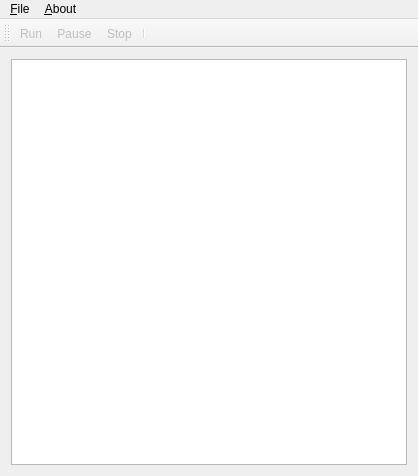
<?xml version="1.0" encoding="UTF-8"?>
<ui version="4.0">
 <class>MainWindow</class>
 <widget class="QMainWindow" name="MainWindow">
  <property name="geometry">
   <rect>
    <x>0</x>
    <y>0</y>
    <width>418</width>
    <height>476</height>
   </rect>
  </property>
  <property name="windowTitle">
   <string>AI simulator</string>
  </property>
  <widget class="QWidget" name="centralWidget">
   <layout class="QGridLayout" name="gridLayout">
    <item row="0" column="0" colspan="2">
     <widget class="QGraphicsView" name="graphicsView">
      <property name="focusPolicy">
       <enum>Qt::NoFocus</enum>
      </property>
     </widget>
    </item>
   </layout>
  </widget>
  <widget class="QMenuBar" name="menuBar">
   <property name="geometry">
    <rect>
     <x>0</x>
     <y>0</y>
     <width>418</width>
     <height>25</height>
    </rect>
   </property>
   <widget class="QMenu" name="menu_File">
    <property name="title">
     <string>&amp;File</string>
    </property>
    <addaction name="action_Open_map"/>
    <addaction name="separator"/>
    <addaction name="action_Exit"/>
   </widget>
   <widget class="QMenu" name="menu_About">
    <property name="title">
     <string>&amp;About</string>
    </property>
    <addaction name="actionAbout_Program"/>
   </widget>
   <addaction name="menu_File"/>
   <addaction name="menu_About"/>
  </widget>
  <widget class="QToolBar" name="toolBar">
   <property name="windowTitle">
    <string>toolBar</string>
   </property>
   <attribute name="toolBarArea">
    <enum>TopToolBarArea</enum>
   </attribute>
   <attribute name="toolBarBreak">
    <bool>false</bool>
   </attribute>
   <addaction name="actionRun"/>
   <addaction name="actionPause"/>
   <addaction name="actionStop"/>
   <addaction name="separator"/>
  </widget>
  <action name="action_Open_map">
   <property name="text">
    <string>&amp;Open map</string>
   </property>
   <property name="shortcut">
    <string>Ctrl+O</string>
   </property>
  </action>
  <action name="action_Exit">
   <property name="text">
    <string>&amp;Exit</string>
   </property>
   <property name="shortcut">
    <string>Ctrl+E</string>
   </property>
  </action>
  <action name="actionAbout_Program">
   <property name="text">
    <string>&amp;About Program</string>
   </property>
   <property name="shortcut">
    <string>Ctrl+A</string>
   </property>
  </action>
  <action name="actionRun">
   <property name="enabled">
    <bool>false</bool>
   </property>
   <property name="icon">
    <iconset resource="resource.qrc">
     <normaloff>:/icons/icons/run.svg</normaloff>:/icons/icons/run.svg</iconset>
   </property>
   <property name="text">
    <string>Run</string>
   </property>
   <property name="toolTip">
    <string>Run modelling</string>
   </property>
  </action>
  <action name="actionPause">
   <property name="enabled">
    <bool>false</bool>
   </property>
   <property name="icon">
    <iconset resource="resource.qrc">
     <normaloff>:/icons/icons/pause.svg</normaloff>:/icons/icons/pause.svg</iconset>
   </property>
   <property name="text">
    <string>Pause</string>
   </property>
   <property name="toolTip">
    <string>Pause modelling</string>
   </property>
  </action>
  <action name="actionStop">
   <property name="enabled">
    <bool>false</bool>
   </property>
   <property name="icon">
    <iconset resource="resource.qrc">
     <normaloff>:/icons/icons/stop.svg</normaloff>:/icons/icons/stop.svg</iconset>
   </property>
   <property name="text">
    <string>Stop</string>
   </property>
   <property name="toolTip">
    <string>Stop modelling</string>
   </property>
  </action>
 </widget>
 <layoutdefault spacing="6" margin="11"/>
 <tabstops>
  <tabstop>graphicsView</tabstop>
 </tabstops>
 <resources>
  <include location="resource.qrc"/>
 </resources>
 <connections/>
</ui>
